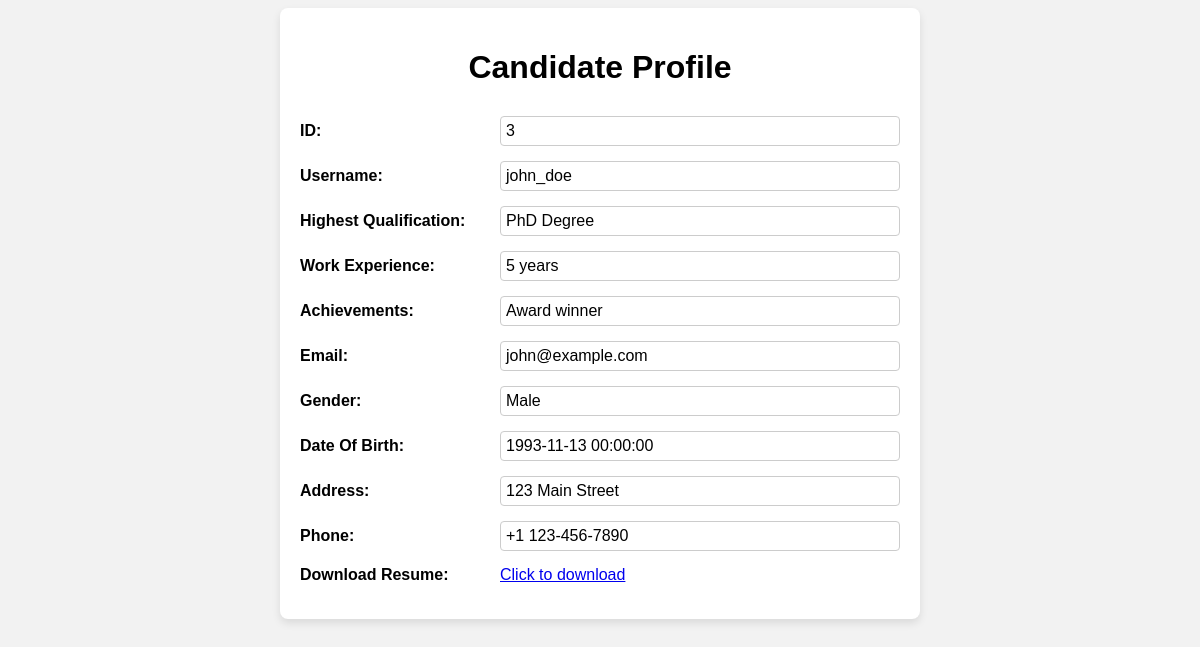
Page /studentProfile?id=3 on the committed database.
### Models/Student.py (models this page shows, shortened)
class Student(db.Model):
    __tablename__ = 'student'
    id = db.Column(db.Integer, primary_key=True)
    username = db.Column(db.Integer, nullable=True)
    highestQualification = db.Column(db.Integer,nullable=True)
    work_experience = db.Column(db.Integer, nullable=True)
    achivements = db.Column(db.String(150), nullable=True)
    email = db.Column(db.String(15),nullable=True)
    gender = db.Column(db.String(10), nullable=True)
    age = db.Column(db.DateTime,nullable=True)
    address = db.Column(db.String(50), nullable=True)
    phone = db.Column(db.String(15), nullable=True)
    resume = db.Column(db.LargeBinary)
    status = db.Column(db.String(15), nullable=True)
    selectedJobs = db.relationship('JobPosting',secondary = 'stu_jobs')
    @classmethod
    def get_user_by_id(cls, id_):
        return cls.query.filter_by(id=id_).first()

### app.py (the view)
@app.route('/studentProfile')
def student_profile():
    studentId = request.args.get('id')
    student = Student.get_user_by_id(studentId)
    return render_template('studentProfile.html',student=student)

### templates/studentProfile.html (shortened to what this page needs)
<!DOCTYPE html>
<html lang="en">
<head>
</head>
<body>
    <div class="profile-container">
        <h1>Candidate Profile</h1>
        <div class="profile-field">
            <label>ID:</label>
            <span> {{ student.id }}</span>
        </div>
        <div class="profile-field">
            <label>Username:</label>
            <span> {{ student.username }}</span>
        </div>
        <div class="profile-field">
            <label>Highest Qualification:</label>
            <span> {{ student.highestQualification }} Degree</span>
        </div>
        <div class="profile-field">
            <label>Work Experience:</label>
            <span> {{ student.work_experience }}</span>
        </div>
        <div class="profile-field">
            <label>Achievements:</label>
            <span> {{ student.achivements }} </span>
        </div>
        <div class="profile-field">
            <label>Email:</label>
            <span> {{ student.email }}</span>
        </div>
        <div class="profile-field">
            <label>Gender:</label>
            <span> {{ student.gender }}</span>
        </div>
        <div class="profile-field">
            <label>Date Of Birth:</label>
            <span> {{ student.age }}</span>
        </div>
        <div class="profile-field">
            <label>Address:</label>
            <span> {{ student.address }}</span>
        </div>
        <div class="profile-field">
            <label>Phone:</label>
            <span>+1 {{ student.phone }}</span>
        </div>
        <div class="profile-field">
            <label>Download Resume:</label>
            <a href="{{ url_for('download_resume', id=student.id) }}"> Click to download </a>
        </div>
    </div>
</body>
</html>

### templates/studentProfile.html (style rules this page uses)
body { font-family: Arial, sans-serif; background-color: #f2f2f2; }
.profile-container { max-width: 600px; margin: 0 auto; padding: 20px; background-color: #fff; border-radius: 8px; box-shadow: 0 4px 8px rgba(0, 0, 0, 0.1); }
h1 { text-align: center; margin-bottom: 30px; }
.profile-field { display: flex; align-items: center; margin-bottom: 15px; }
.profile-field label { width: 200px; font-weight: bold; }
.profile-field span { flex-grow: 1; }
.profile-field span, .profile-field img { padding: 5px; border: 1px solid #ccc; border-radius: 4px; }

### rows in the picture
Student: id "3", username "john_doe", highestQualification "PhD", work_experience "5 years", achivements "Award winner", email "john@example.com", gender "Male", age "1993-11-13 00:00:00", address "123 Main Street", phone "123-456-7890"
